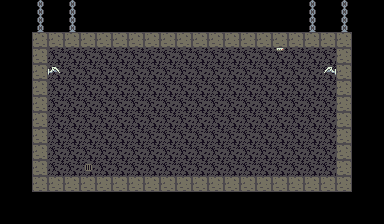

A 2D game scene composited from a Tiled map and its tileset images. What follows is a short description and the map's XML, with every tile layer's data as written:
An orthogonal 24x14 tile map with 16x16 px tiles, 2 tile layers (Tile Layer 1, Tile Layer 2).

<map version="1.2" tiledversion="1.3.1" orientation="orthogonal" renderorder="right-down" compressionlevel="0" width="24" height="14" tilewidth="16" tileheight="16" infinite="0" nextlayerid="5" nextobjectid="1">
 <tileset firstgid="1" source="../../tilesets/decay_tileset.tsx" />
 <layer id="3" name="Tile Layer 1" width="24" height="14">
  <data encoding="csv">
0,0,5,0,5,0,0,0,0,0,0,0,0,0,0,0,0,0,0,5,0,5,0,0,
0,0,10,0,10,0,0,0,0,0,0,0,0,0,0,0,0,0,0,10,0,10,0,0,
0,0,1,1,1,1,1,1,1,1,1,1,1,1,1,1,1,1,1,1,1,1,0,0,
0,0,1,6,6,6,6,6,6,6,6,6,6,6,6,6,6,6,6,6,6,1,0,0,
0,0,1,6,6,6,6,6,6,6,6,6,6,6,6,6,6,6,6,6,6,1,0,0,
0,0,1,6,6,6,6,6,6,6,6,6,6,6,6,6,6,6,6,6,6,1,0,0,
0,0,1,6,6,6,6,6,6,6,6,6,6,6,6,6,6,6,6,6,6,1,0,0,
0,0,1,6,6,6,6,6,6,6,6,6,6,6,6,6,6,6,6,6,6,1,0,0,
0,0,1,6,6,6,6,6,6,6,6,6,6,6,6,6,6,6,6,6,6,1,0,0,
0,0,1,6,6,6,6,6,6,6,6,6,6,6,6,6,6,6,6,6,6,1,0,0,
0,0,1,6,6,6,6,6,6,6,6,6,6,6,6,6,6,6,6,6,6,1,0,0,
0,0,1,1,1,1,1,1,1,1,1,1,1,1,1,1,1,1,1,1,1,1,0,0,
0,0,0,0,0,0,0,0,0,0,0,0,0,0,0,0,0,0,0,0,0,0,0,0,
0,0,0,0,0,0,0,0,0,0,0,0,0,0,0,0,0,0,0,0,0,0,0,0
</data>
 </layer>
 <layer id="4" name="Tile Layer 2" width="24" height="14">
  <data encoding="csv">
0,0,0,0,0,0,0,0,0,0,0,0,0,0,0,0,0,0,0,0,0,0,0,0,
0,0,0,0,0,0,0,0,0,0,0,0,0,0,0,0,0,0,0,0,0,0,0,0,
0,0,0,0,0,0,0,0,0,0,0,0,0,0,0,0,0,0,0,0,0,0,0,0,
0,0,0,0,0,0,0,0,0,0,0,0,0,0,0,0,0,19,0,0,0,0,0,0,
0,0,0,12,0,0,0,0,0,0,0,0,0,0,0,0,0,0,0,0,13,0,0,0,
0,0,0,0,0,0,0,0,0,0,0,0,0,0,0,0,0,0,0,0,0,0,0,0,
0,0,0,0,0,0,0,0,0,0,6,6,6,6,6,6,0,0,0,0,0,0,0,0,
0,0,0,0,0,0,6,6,6,0,0,6,6,6,6,6,6,6,0,0,0,0,0,0,
0,0,0,0,0,0,6,6,6,6,0,0,0,6,6,6,6,6,0,0,0,0,0,0,
0,0,0,0,0,0,0,0,0,0,0,0,0,0,0,0,0,6,0,0,0,0,0,0,
0,0,0,0,0,14,0,0,0,0,0,0,0,0,0,0,0,0,0,0,0,0,0,0,
0,0,0,0,0,0,0,0,0,0,0,0,0,0,0,0,0,0,0,0,0,0,0,0,
0,0,0,0,0,0,0,0,0,0,0,0,0,0,0,0,0,0,0,0,0,0,0,0,
0,0,0,0,0,0,0,0,0,0,0,0,0,0,0,0,0,0,0,0,0,0,0,0
</data>
 </layer>
</map>